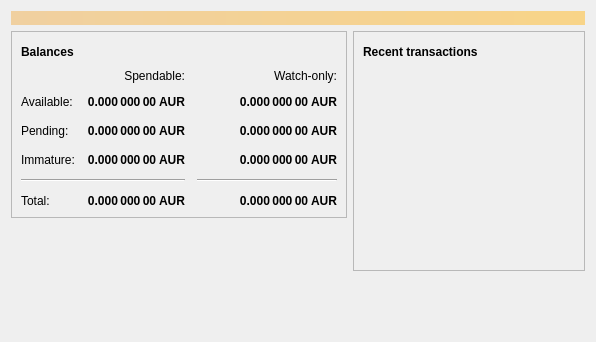
<?xml version="1.0" encoding="UTF-8"?>
<ui version="4.0">
 <class>OverviewPage</class>
 <widget class="QWidget" name="OverviewPage">
  <property name="geometry">
   <rect>
    <x>0</x>
    <y>0</y>
    <width>596</width>
    <height>342</height>
   </rect>
  </property>
  <property name="windowTitle">
   <string>Form</string>
  </property>
  <layout class="QVBoxLayout" name="topLayout">
   <item>
    <widget class="QLabel" name="labelAlerts">
     <property name="visible">
      <bool>false</bool>
     </property>
     <property name="styleSheet">
      <string notr="true">background-color: qlineargradient(x1: 0, y1: 0, x2: 1, y2: 0, stop:0 #F0D0A0, stop:1 #F8D488); color:#000000;</string>
     </property>
     <property name="wordWrap">
      <bool>true</bool>
     </property>
     <property name="margin">
      <number>3</number>
     </property>
    </widget>
   </item>
   <item>
    <layout class="QHBoxLayout" name="horizontalLayout" stretch="1,1">
     <item>
      <layout class="QVBoxLayout" name="verticalLayout_2">
       <item>
        <widget class="QFrame" name="frame">
         <property name="frameShape">
          <enum>QFrame::StyledPanel</enum>
         </property>
         <property name="frameShadow">
          <enum>QFrame::Raised</enum>
         </property>
         <layout class="QVBoxLayout" name="verticalLayout_4">
          <item>
           <layout class="QHBoxLayout" name="horizontalLayout_4">
            <item>
             <widget class="QLabel" name="label_5">
              <property name="font">
               <font>
                <weight>75</weight>
                <bold>true</bold>
               </font>
              </property>
              <property name="text">
               <string>Balances</string>
              </property>
             </widget>
            </item>
            <item>
             <widget class="QPushButton" name="labelWalletStatus">
              <property name="enabled">
               <bool>false</bool>
              </property>
              <property name="maximumSize">
               <size>
                <width>30</width>
                <height>16777215</height>
               </size>
              </property>
              <property name="toolTip">
               <string>The displayed information may be out of date. Your wallet automatically synchronizes with the Aureus network after a connection is established, but this process has not completed yet.</string>
              </property>
              <property name="text">
               <string/>
              </property>
              <property name="icon">
               <iconset resource="../aureus.qrc">
                <normaloff>:/icons/warning</normaloff>
                <disabledoff>:/icons/warning</disabledoff>:/icons/warning</iconset>
              </property>
              <property name="iconSize">
               <size>
                <width>24</width>
                <height>24</height>
               </size>
              </property>
              <property name="flat">
               <bool>true</bool>
              </property>
             </widget>
            </item>
            <item>
             <spacer name="horizontalSpacer_3">
              <property name="orientation">
               <enum>Qt::Horizontal</enum>
              </property>
              <property name="sizeHint" stdset="0">
               <size>
                <width>40</width>
                <height>20</height>
               </size>
              </property>
             </spacer>
            </item>
           </layout>
          </item>
          <item>
           <layout class="QGridLayout" name="gridLayout">
            <property name="spacing">
             <number>12</number>
            </property>
            <item row="2" column="2">
             <widget class="QLabel" name="labelWatchPending">
              <property name="font">
               <font>
                <weight>75</weight>
                <bold>true</bold>
               </font>
              </property>
              <property name="cursor">
               <cursorShape>IBeamCursor</cursorShape>
              </property>
              <property name="toolTip">
               <string>Unconfirmed transactions to watch-only addresses</string>
              </property>
              <property name="text">
               <string notr="true">0.000 000 00 AUR</string>
              </property>
              <property name="alignment">
               <set>Qt::AlignRight|Qt::AlignTrailing|Qt::AlignVCenter</set>
              </property>
              <property name="textInteractionFlags">
               <set>Qt::LinksAccessibleByMouse|Qt::TextSelectableByKeyboard|Qt::TextSelectableByMouse</set>
              </property>
             </widget>
            </item>
            <item row="2" column="1">
             <widget class="QLabel" name="labelUnconfirmed">
              <property name="font">
               <font>
                <weight>75</weight>
                <bold>true</bold>
               </font>
              </property>
              <property name="cursor">
               <cursorShape>IBeamCursor</cursorShape>
              </property>
              <property name="toolTip">
               <string>Total of transactions that have yet to be confirmed, and do not yet count toward the spendable balance</string>
              </property>
              <property name="text">
               <string notr="true">0.000 000 00 AUR</string>
              </property>
              <property name="alignment">
               <set>Qt::AlignRight|Qt::AlignTrailing|Qt::AlignVCenter</set>
              </property>
              <property name="textInteractionFlags">
               <set>Qt::LinksAccessibleByMouse|Qt::TextSelectableByKeyboard|Qt::TextSelectableByMouse</set>
              </property>
             </widget>
            </item>
            <item row="3" column="2">
             <widget class="QLabel" name="labelWatchImmature">
              <property name="font">
               <font>
                <weight>75</weight>
                <bold>true</bold>
               </font>
              </property>
              <property name="cursor">
               <cursorShape>IBeamCursor</cursorShape>
              </property>
              <property name="toolTip">
               <string>Mined balance in watch-only addresses that has not yet matured</string>
              </property>
              <property name="text">
               <string notr="true">0.000 000 00 AUR</string>
              </property>
              <property name="alignment">
               <set>Qt::AlignRight|Qt::AlignTrailing|Qt::AlignVCenter</set>
              </property>
              <property name="textInteractionFlags">
               <set>Qt::LinksAccessibleByMouse|Qt::TextSelectableByKeyboard|Qt::TextSelectableByMouse</set>
              </property>
             </widget>
            </item>
            <item row="4" column="0" colspan="2">
             <widget class="Line" name="line">
              <property name="orientation">
               <enum>Qt::Horizontal</enum>
              </property>
             </widget>
            </item>
            <item row="4" column="2">
             <widget class="Line" name="lineWatchBalance">
              <property name="sizePolicy">
               <sizepolicy hsizetype="Preferred" vsizetype="Fixed">
                <horstretch>0</horstretch>
                <verstretch>0</verstretch>
               </sizepolicy>
              </property>
              <property name="minimumSize">
               <size>
                <width>140</width>
                <height>0</height>
               </size>
              </property>
              <property name="orientation">
               <enum>Qt::Horizontal</enum>
              </property>
             </widget>
            </item>
            <item row="5" column="0">
             <widget class="QLabel" name="labelTotalText">
              <property name="text">
               <string>Total:</string>
              </property>
             </widget>
            </item>
            <item row="3" column="1">
             <widget class="QLabel" name="labelImmature">
              <property name="font">
               <font>
                <weight>75</weight>
                <bold>true</bold>
               </font>
              </property>
              <property name="cursor">
               <cursorShape>IBeamCursor</cursorShape>
              </property>
              <property name="toolTip">
               <string>Mined balance that has not yet matured</string>
              </property>
              <property name="text">
               <string notr="true">0.000 000 00 AUR</string>
              </property>
              <property name="alignment">
               <set>Qt::AlignRight|Qt::AlignTrailing|Qt::AlignVCenter</set>
              </property>
              <property name="textInteractionFlags">
               <set>Qt::LinksAccessibleByMouse|Qt::TextSelectableByKeyboard|Qt::TextSelectableByMouse</set>
              </property>
             </widget>
            </item>
            <item row="2" column="3">
             <spacer name="horizontalSpacer_2">
              <property name="orientation">
               <enum>Qt::Horizontal</enum>
              </property>
              <property name="sizeHint" stdset="0">
               <size>
                <width>40</width>
                <height>20</height>
               </size>
              </property>
             </spacer>
            </item>
            <item row="3" column="0">
             <widget class="QLabel" name="labelImmatureText">
              <property name="text">
               <string>Immature:</string>
              </property>
             </widget>
            </item>
            <item row="5" column="1">
             <widget class="QLabel" name="labelTotal">
              <property name="font">
               <font>
                <weight>75</weight>
                <bold>true</bold>
               </font>
              </property>
              <property name="cursor">
               <cursorShape>IBeamCursor</cursorShape>
              </property>
              <property name="toolTip">
               <string>Your current total balance</string>
              </property>
              <property name="text">
               <string notr="true">0.000 000 00 AUR</string>
              </property>
              <property name="alignment">
               <set>Qt::AlignRight|Qt::AlignTrailing|Qt::AlignVCenter</set>
              </property>
              <property name="textInteractionFlags">
               <set>Qt::LinksAccessibleByMouse|Qt::TextSelectableByKeyboard|Qt::TextSelectableByMouse</set>
              </property>
             </widget>
            </item>
            <item row="5" column="2">
             <widget class="QLabel" name="labelWatchTotal">
              <property name="font">
               <font>
                <weight>75</weight>
                <bold>true</bold>
               </font>
              </property>
              <property name="cursor">
               <cursorShape>IBeamCursor</cursorShape>
              </property>
              <property name="toolTip">
               <string>Current total balance in watch-only addresses</string>
              </property>
              <property name="text">
               <string notr="true">0.000 000 00 AUR</string>
              </property>
              <property name="alignment">
               <set>Qt::AlignRight|Qt::AlignTrailing|Qt::AlignVCenter</set>
              </property>
              <property name="textInteractionFlags">
               <set>Qt::LinksAccessibleByMouse|Qt::TextSelectableByKeyboard|Qt::TextSelectableByMouse</set>
              </property>
             </widget>
            </item>
            <item row="0" column="2">
             <widget class="QLabel" name="labelWatchonly">
              <property name="text">
               <string>Watch-only:</string>
              </property>
              <property name="alignment">
               <set>Qt::AlignRight|Qt::AlignTrailing|Qt::AlignVCenter</set>
              </property>
             </widget>
            </item>
            <item row="1" column="0">
             <widget class="QLabel" name="labelBalanceText">
              <property name="text">
               <string>Available:</string>
              </property>
             </widget>
            </item>
            <item row="1" column="1">
             <widget class="QLabel" name="labelBalance">
              <property name="font">
               <font>
                <weight>75</weight>
                <bold>true</bold>
               </font>
              </property>
              <property name="cursor">
               <cursorShape>IBeamCursor</cursorShape>
              </property>
              <property name="toolTip">
               <string>Your current spendable balance</string>
              </property>
              <property name="text">
               <string notr="true">0.000 000 00 AUR</string>
              </property>
              <property name="alignment">
               <set>Qt::AlignRight|Qt::AlignTrailing|Qt::AlignVCenter</set>
              </property>
              <property name="textInteractionFlags">
               <set>Qt::LinksAccessibleByMouse|Qt::TextSelectableByKeyboard|Qt::TextSelectableByMouse</set>
              </property>
             </widget>
            </item>
            <item row="1" column="2">
             <widget class="QLabel" name="labelWatchAvailable">
              <property name="font">
               <font>
                <weight>75</weight>
                <bold>true</bold>
               </font>
              </property>
              <property name="cursor">
               <cursorShape>IBeamCursor</cursorShape>
              </property>
              <property name="toolTip">
               <string>Your current balance in watch-only addresses</string>
              </property>
              <property name="text">
               <string notr="true">0.000 000 00 AUR</string>
              </property>
              <property name="alignment">
               <set>Qt::AlignRight|Qt::AlignTrailing|Qt::AlignVCenter</set>
              </property>
              <property name="textInteractionFlags">
               <set>Qt::LinksAccessibleByMouse|Qt::TextSelectableByKeyboard|Qt::TextSelectableByMouse</set>
              </property>
             </widget>
            </item>
            <item row="2" column="0">
             <widget class="QLabel" name="labelPendingText">
              <property name="text">
               <string>Pending:</string>
              </property>
             </widget>
            </item>
            <item row="0" column="1">
             <widget class="QLabel" name="labelSpendable">
              <property name="text">
               <string>Spendable:</string>
              </property>
              <property name="alignment">
               <set>Qt::AlignRight|Qt::AlignTrailing|Qt::AlignVCenter</set>
              </property>
             </widget>
            </item>
           </layout>
          </item>
         </layout>
        </widget>
       </item>
       <item>
        <spacer name="verticalSpacer">
         <property name="orientation">
          <enum>Qt::Vertical</enum>
         </property>
         <property name="sizeHint" stdset="0">
          <size>
           <width>20</width>
           <height>40</height>
          </size>
         </property>
        </spacer>
       </item>
      </layout>
     </item>
     <item>
      <layout class="QVBoxLayout" name="verticalLayout_3">
       <item>
        <widget class="QFrame" name="frame_2">
         <property name="frameShape">
          <enum>QFrame::StyledPanel</enum>
         </property>
         <property name="frameShadow">
          <enum>QFrame::Raised</enum>
         </property>
         <layout class="QVBoxLayout" name="verticalLayout">
          <item>
           <layout class="QHBoxLayout" name="horizontalLayout_2">
            <item>
             <widget class="QLabel" name="label_4">
              <property name="font">
               <font>
                <weight>75</weight>
                <bold>true</bold>
               </font>
              </property>
              <property name="text">
               <string>Recent transactions</string>
              </property>
             </widget>
            </item>
            <item>
             <widget class="QPushButton" name="labelTransactionsStatus">
              <property name="enabled">
               <bool>false</bool>
              </property>
              <property name="maximumSize">
               <size>
                <width>30</width>
                <height>16777215</height>
               </size>
              </property>
              <property name="toolTip">
               <string>The displayed information may be out of date. Your wallet automatically synchronizes with the Aureus network after a connection is established, but this process has not completed yet.</string>
              </property>
              <property name="text">
               <string/>
              </property>
              <property name="icon">
               <iconset resource="../aureus.qrc">
                <normaloff>:/icons/warning</normaloff>
                <disabledoff>:/icons/warning</disabledoff>:/icons/warning</iconset>
              </property>
              <property name="iconSize">
               <size>
                <width>24</width>
                <height>24</height>
               </size>
              </property>
              <property name="flat">
               <bool>true</bool>
              </property>
             </widget>
            </item>
            <item>
             <spacer name="horizontalSpacer">
              <property name="orientation">
               <enum>Qt::Horizontal</enum>
              </property>
              <property name="sizeHint" stdset="0">
               <size>
                <width>40</width>
                <height>20</height>
               </size>
              </property>
             </spacer>
            </item>
           </layout>
          </item>
          <item>
           <widget class="QListView" name="listTransactions">
            <property name="styleSheet">
             <string notr="true">QListView { background: transparent; }</string>
            </property>
            <property name="frameShape">
             <enum>QFrame::NoFrame</enum>
            </property>
            <property name="verticalScrollBarPolicy">
             <enum>Qt::ScrollBarAlwaysOff</enum>
            </property>
            <property name="horizontalScrollBarPolicy">
             <enum>Qt::ScrollBarAlwaysOff</enum>
            </property>
            <property name="selectionMode">
             <enum>QAbstractItemView::NoSelection</enum>
            </property>
           </widget>
          </item>
         </layout>
        </widget>
       </item>
       <item>
        <spacer name="verticalSpacer_2">
         <property name="orientation">
          <enum>Qt::Vertical</enum>
         </property>
         <property name="sizeHint" stdset="0">
          <size>
           <width>20</width>
           <height>40</height>
          </size>
         </property>
        </spacer>
       </item>
      </layout>
     </item>
    </layout>
   </item>
  </layout>
 </widget>
 <resources/>
 <connections/>
</ui>
